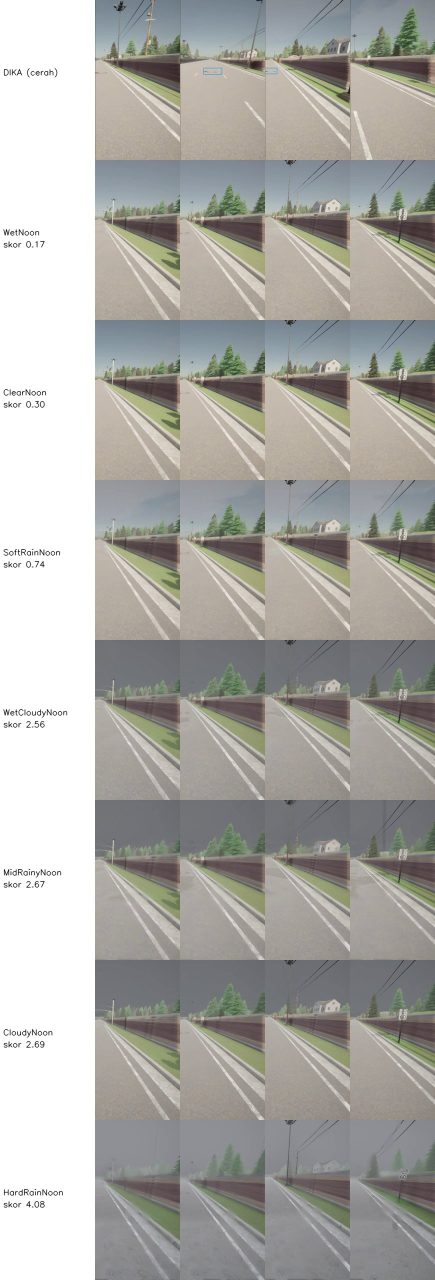
#> input picture 11_cuaca/hasil_PaketEpic/montase_cerah.jpg, 870 x 2560 px (shown at 1/2 size)
$ python -i cocokkan_cuaca.py   (imports and definitions only)   (older library calls are emulated)
#> lines starting #> are read from the running program, lines starting #| are printed output that depends on the picture
#> further down, picture is the input picture: shape (2560, 870, 3); mean B, G, R 165.4, 170.2, 171.2
"""
cocokkan_cuaca.py — Mencari preset cuaca CARLA yang paling mirip dengan rekaman hujan Dika.

Ide: render kamera agen (parameter Dika) di peta train_fix dengan beberapa preset cuaca,
lalu bandingkan statistik citranya dengan frame dari recordings/hujan.mp4 Dika.
Pemilihan preset berdasarkan KEMIRIPAN CITRA, bukan angka penghindaran (hindari fishing).

Tiga langkah (subcommand):

  1. referensi  — ambil sampel frame dari video agen Dika, hitung metrik.        (tanpa CARLA)
  2. ambil      — render kamera agen untuk tiap preset di beberapa titik jalan.  (butuh CARLA)
  3. bandingkan — ranking preset vs referensi + montase visual.                   (tanpa CARLA)

Contoh:
  python cocokkan_cuaca.py referensi --video "<...>\\recordings\\hujan.mp4" --kondisi hujan
  python cocokkan_cuaca.py ambil --label EditorHigh
  python cocokkan_cuaca.py bandingkan --kondisi hujan --label EditorHigh

Catatan teknis:
  - Video Dika: cleanTest.py menulis cvtColor(BGR, RGB2BGR), jadi kanal R/B tertukar -> dibalik.
    Panel kiri (x < 300) digelapkan dan berisi teks overlay -> SEMUA metrik hanya dihitung di x >= 300,
    untuk frame Dika maupun frame kita.
  - Frame kita dilewatkan ke encoder mp4v yang sama (cv2.VideoWriter) sebelum dihitung,
    supaya efek kompresi setara.
  - Kamera: 640x640, FOV 90, x=1.5 z=2.0 pitch=-15 (carla_env.py Dika). Mobil: vehicle.micro.microlino, lajur y=250.5.
"""
import argparse
import glob
import json
import os
import sys
import time

import cv2
import numpy as np

DIR = os.path.dirname(os.path.abspath(__file__))
X_PANEL = 300           # panel overlay kiri di video Dika
UKURAN = 640

PRESET_DEFAULT = ["ClearNoon", "CloudyNoon", "WetNoon", "WetCloudyNoon",
                  "SoftRainNoon", "MidRainyNoon", "HardRainNoon"]
POSISI_X_DEFAULT = [-280, -245, -210, -175, -140, -105, -70, -45]   # rentang GT lubang Dika
LAJUR_Y = 250.5

METRIK = ["terang", "kontras", "langit", "saturasi", "tepi_jauh", "jalan_terang", "jalan_kontras"]
KET_METRIK = {
    "terang": "rata-rata luminansi",
    "kontras": "simpangan baku luminansi",
    "langit": "luminansi area langit (y < 30%)",
    "saturasi": "rata-rata saturasi HSV",
    "tepi_jauh": "gradien rata-rata di pita jauh (y 30-45%), turun kalau berkabut",
    "jalan_terang": "luminansi jalan (y > 60%), naik kalau basah/memantul",
    "jalan_kontras": "simpangan baku luminansi jalan",
}


# ---------------------------------------------------------------- metrik
def hitung_metrik(bgr):
    """bgr: uint8 HxWx3 (warna benar). Hanya area x >= X_PANEL yang dipakai."""
    roi = bgr[:, X_PANEL:]
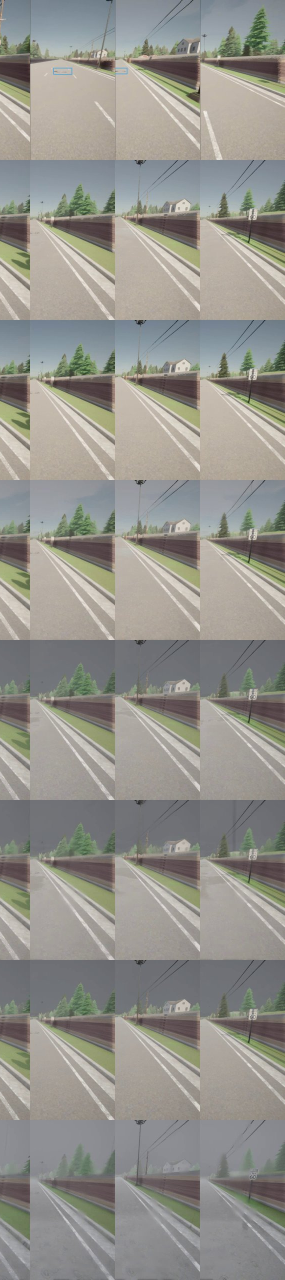
#> roi: shape (2560, 570, 3) (shown at 1/2 size); mean B, G, R 139.7, 146, 147.3
    h = roi.shape[0]
#> h = 2560
    abu = cv2.cvtColor(roi, cv2.COLOR_BGR2GRAY).astype(np.float32)
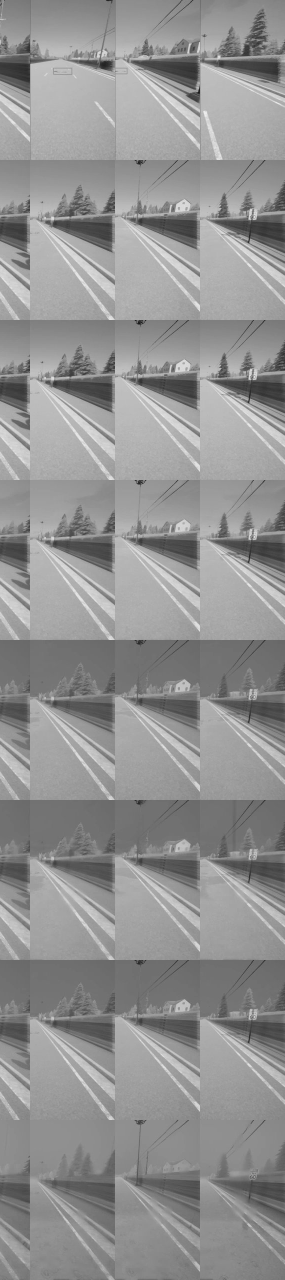
#> abu: shape (2560, 570) float32 (shown at 1/2 size); min 8, max 244, mean 145.6
    hsv = cv2.cvtColor(roi, cv2.COLOR_BGR2HSV)
#> hsv: shape (2560, 570, 3); mean H, S, V 57.2, 27.4, 152.1
    gx = cv2.Sobel(abu, cv2.CV_32F, 1, 0, ksize=3)
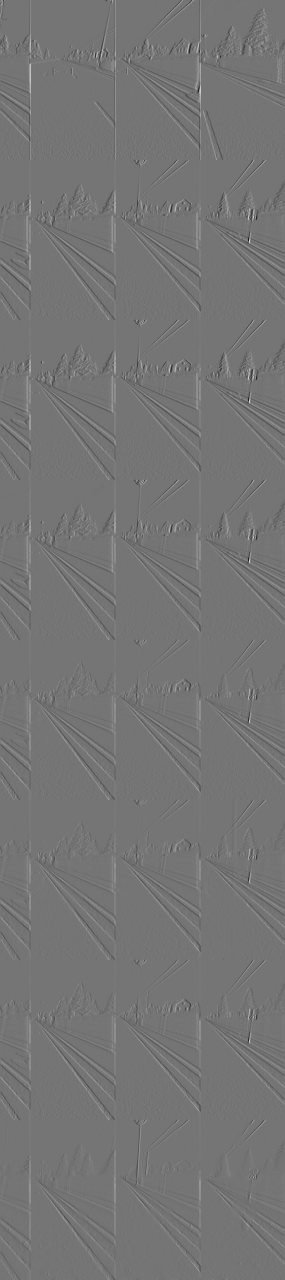
#> gx: shape (2560, 570) float32 (shown at 1/2 size); min -542, max 637, mean -0.3; drawn with min black and max white
    gy = cv2.Sobel(abu, cv2.CV_32F, 0, 1, ksize=3)
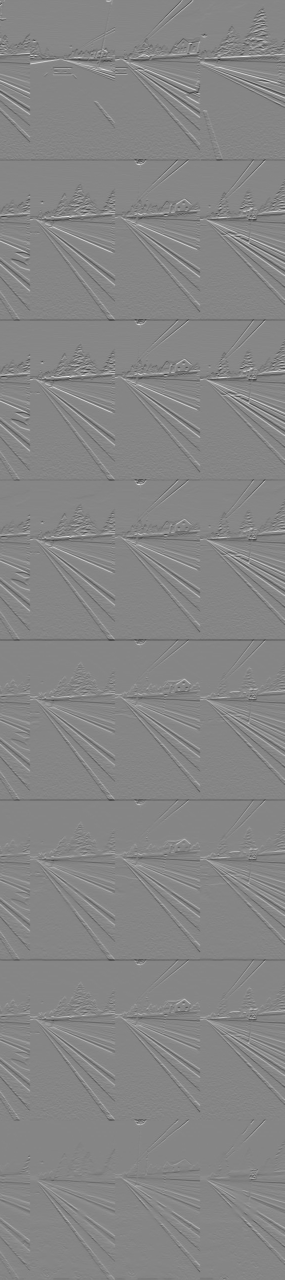
#> gy: shape (2560, 570) float32 (shown at 1/2 size); min -537, max 485, mean 0; drawn with min black and max white
    grad = np.sqrt(gx * gx + gy * gy)
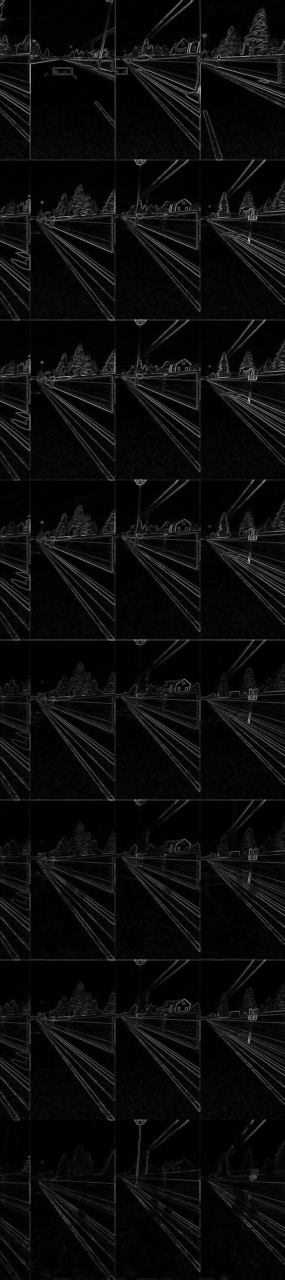
#> grad: shape (2560, 570) float32 (shown at 1/2 size); min 0, max 637.3, mean 29.9; drawn with min black and max white
    a, b, c = int(0.30 * h), int(0.45 * h), int(0.60 * h)
#> a = 768; b = 1152; c = 1536
    return {
        "terang": float(abu.mean()),
        "kontras": float(abu.std()),
        "langit": float(abu[:a].mean()),
        "saturasi": float(hsv[:, :, 1].mean()),
        "tepi_jauh": float(grad[a:b].mean()),
        "jalan_terang": float(abu[c:].mean()),
        "jalan_kontras": float(abu[c:].std()),
    }


# [64 lines left out: functions lewat_mp4, cmd_referensi, not called in this run]


def iqr(v):
    q1, q3 = np.percentile(v, [25, 75])
    return float(q3 - q1)


# ---------------------------------------------------------------- 2. ambil (CARLA)
# [213 lines left out: functions cmd_ambil, cmd_bandingkan, main, not called in this run]


# [2 lines not run here, left out]

>>> import cv2
>>> picture = cv2.imread('hasil_PaketEpic/montase_cerah.jpg')
>>> result = hitung_metrik(picture)
#> result = {'terang': 145.6, 'kontras': 32.76, 'langit': 153, 'saturasi': 27.38, 'tepi_jauh': 35.12, 'jalan_terang': 136.9, 'jalan_kontras': 26.61}

$ run again, on 11_cuaca/hasil_PaketEpic/montase_hujan.jpg
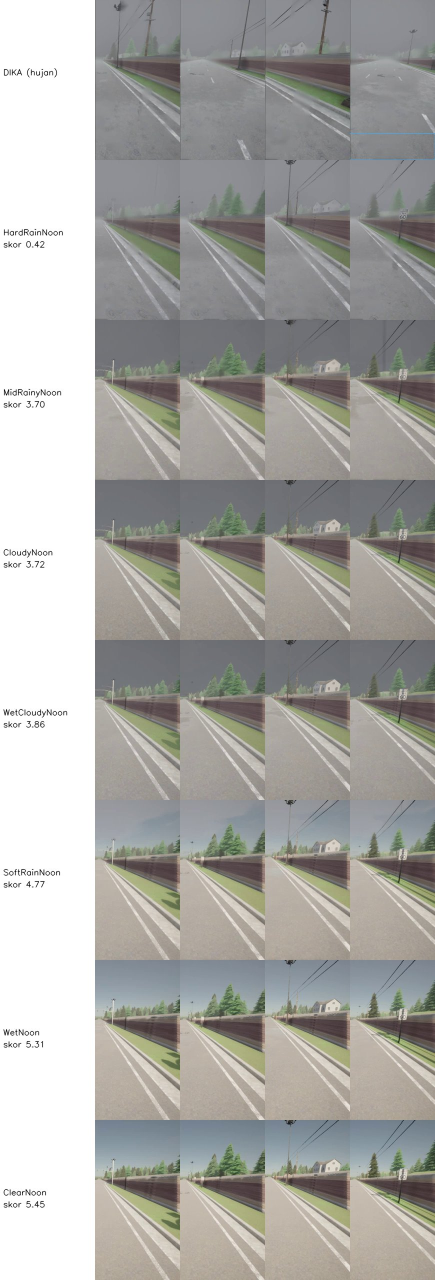
#> input picture 11_cuaca/hasil_PaketEpic/montase_hujan.jpg, 870 x 2560 px (shown at 1/2 size)
#> picture is the input picture: shape (2560, 870, 3); mean B, G, R 164, 167.8, 168.6
#> hsv: shape (2560, 570, 3); mean H, S, V 64.5, 24.6, 148.6
#> in hitung_metrik, `gx = cv2.Sobel(abu, cv2.CV_32F, 1, 0, ksize=3)`:
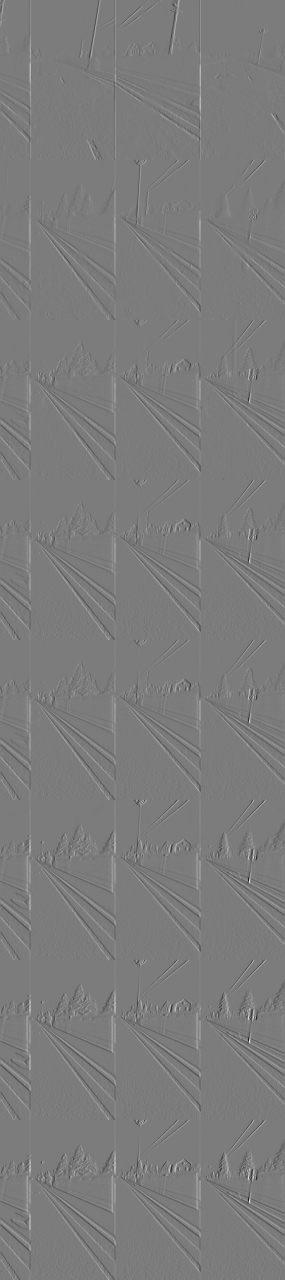
#> gx: shape (2560, 570) float32 (shown at 1/2 size); min -515, max 541, mean -0.3; drawn with min black and max white
#> in hitung_metrik, `grad = np.sqrt(gx * gx + gy * gy)`:
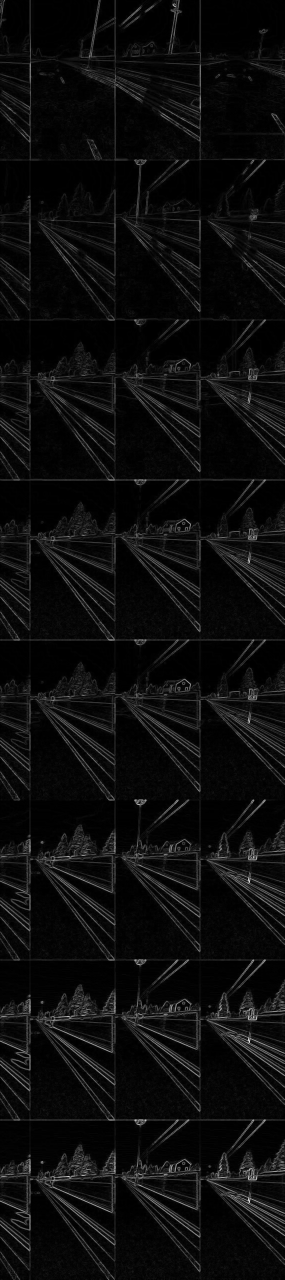
#> grad: shape (2560, 570) float32 (shown at 1/2 size); min 0, max 542.2, mean 27.8; drawn with min black and max white
#> result = {'terang': 142.7, 'kontras': 31.06, 'langit': 130.1, 'saturasi': 24.59, 'tepi_jauh': 28.69, 'jalan_terang': 154.8, 'jalan_kontras': 33.72}
